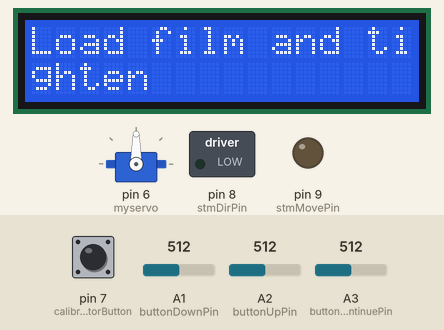
The sketch below on a simulated Arduino Uno, built with avr-gcc and run on an emulated ATmega328P. On the bench: 16×2 character LCD, servo, switched loads named in the sketch (green lamp = pin HIGH), output pins drawn as LEDs (lit = HIGH). Inputs (shaded band) come from the test bench; at power-on: A3 (buttonContinuePin) = 512, pin 7 (calibrateStepperMotorButton) LOW, A1 (buttonDownPin) = 512, A2 (buttonUpPin) = 512. What the sketch prints to the serial monitor is not drawn.

Above: at 1.2 s.
1.3 s: A3 (buttonContinuePin) set to 90
At 1.69 s:
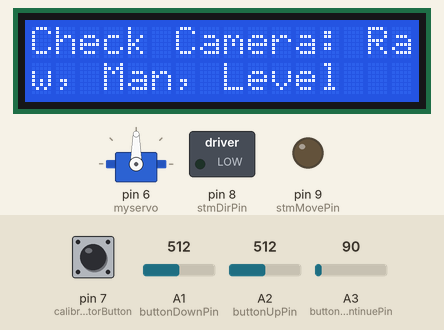
At 13.0 s:
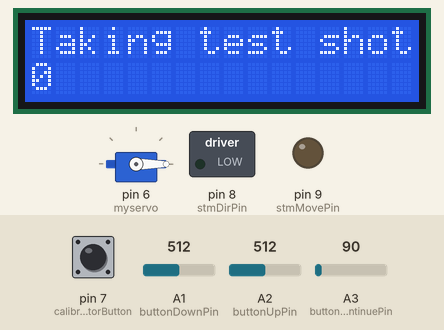
Timing chart, 0 to 14.5 s (numbered marks = the images above; inputs shaded):
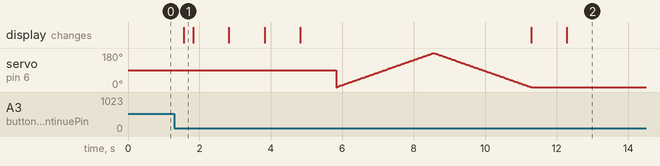

The sketch:

film_scanner_arduino.ino
```cpp
/* Film Scanner created by Travis Bumgarner */

// Libraries & Intialization
/*
   LCD RS pin to digital pin 12
   LCD Enable pin to digital pin 11
   LCD D4 pin to digital pin 2
   LCD D5 pin to digital pin 3
   LCD D6 pin to digital pin 4
   LCD D7 pin to digital pin 5
*/
#include <Servo.h>
Servo myservo;

#include <LiquidCrystal.h>
LiquidCrystal lcd(12, 11, 2, 3, 4, 5);

int buttonContinuePin = A3;
int buttonUpPin = A2;
int buttonDownPin = A1;
boolean buttonUp;
boolean buttonDown;
boolean buttonContinue;
int calibrateStepperMotorButton = 7;
int numberOfPhotosToScan;

int stmMovePin = 9;
int stmDirPin = 8;

/*********************************************************/
/***************  readInputButtons()  ********************/
/*********************************************************/
/*Reads the values of all the physical buttons in circuit*/
void readInputButtons(){
    int sum;
    buttonUp = LOW;
    buttonDown = LOW;
    buttonContinue =  LOW;
    if      (analogRead(buttonContinuePin)<100){buttonContinue = HIGH;}
    else if (analogRead(buttonUpPin)<100){buttonUp = HIGH;}
    else if (analogRead(buttonDownPin)<100){buttonDown = HIGH;}
    Serial.println(buttonContinue);
    Serial.println(analogRead(buttonContinuePin));
}
/*********************************************************/
/******************  wrapString()  ***********************/
/*********************************************************/
/*Wraps strings if they're longer than one line*/
void wrapString(String unwrappedString){
  String line2;
  lcd.clear();
  lcd.print(unwrappedString);
  if (unwrappedString.length()>16){
    line2 = unwrappedString.substring(16);
    lcd.setCursor(0,1);
    lcd.print(line2);
  }
}
/*********************************************************/
/*********************  moveStm()  ***********************/
/*********************************************************/
/*Moves stepper motor in a specific direction with setDirection*/
/*Moves stepper motor for a setDistance /*                                  */
void moveStm(boolean moveDirection=LOW, int moveDistance= 1350, int moveDelay=10) {
  //stmDirPin High = CCW, stmDirPin Low = CW
  //delay(1) - Very Fast, Delay(5) - OK, Delay(10) - Perfect
  //At 12V DC, 1350 Microsteps = 37.5mm of linear distance with
  //current 3d printed part which is distance between center of 2x 36mm
  //negative images.
  digitalWrite(stmDirPin, moveDirection);
  for(int moveCounter = 1; moveCounter <= moveDistance; moveCounter++){
    digitalWrite(stmMovePin, HIGH);
    delay(moveDelay);
    digitalWrite(stmMovePin, LOW);
    delay(moveDelay);
    Serial.println(moveCounter);
  }
  delay(7500); //Modify this value to have enough time to take a picture.
}
/*********************************************************/
/************  calibrateStepperMotor()  ******************/
/*********************************************************/
/*Simple button that moves stepper motor to where you want it to go*/
void calibrateStepperMotor() {
  digitalWrite(stmMovePin, HIGH);
  delay(5);
  digitalWrite(stmMovePin, LOW);
  delay(5);
}
/*********************************************************/
/***************  numberOfPhotos()  **********************/
/*********************************************************/
/*Declare number of negatives to scan */
/*void numberOfPhotos(){
    while(continueButtonValue != HIGH){
        readInputButtons();
        lcd.setCursor(0,0);
        lcd.print("Negatives QTY:");
        if(buttonSetValue == HIGH){ //* Declare buttonSetValue
            return;
        }
        if(buttonUp == HIGH) {numberOfPhotosToScan++;}
        else if (buttonDown == HIGH)    {numberOfPhotosToScan--;}
        }
        lcd.setCursor(0,1);
        lcd.print(numberOfPhotosToScan); //Change to variables
        delay(50);
    }
}
*/
/*********************************************************/
/***************  takePicture()  *************************/
/*********************************************************/
/* Script for using RX100 to take a picture */
void takePicture(){
  int pos = 0;
  for (pos = 0; pos <= 180; pos += 1) { // goes from 0 degrees to 180 degrees
    // in steps of 1 degree
    myservo.write(pos);              // tell servo to go to position in variable 'pos'
    delay(15);                       // waits 15ms for the servo to reach the position
  }
  for (pos = 180; pos >= 0; pos -= 1) { // goes from 180 degrees to 0 degrees
    myservo.write(pos);              // tell servo to go to position in variable 'pos'
    delay(15);                       // waits 15ms for the servo to reach the position
  }
}
/*********************************************************/
/************  systemStartupChecks()  ********************/
/*********************************************************/

void systemStartupChecks(){
  int currentCheck = 0;
  int totalChecks = 3; //Total checks is the number of steps to run through
  while (currentCheck < totalChecks){
    readInputButtons();
    if (currentCheck == 0){
      wrapString("Load film and tighten");
      while(buttonContinue != HIGH){
        readInputButtons();
        if (digitalRead(calibrateStepperMotorButton) == 1) {
          calibrateStepperMotor();
          Serial.println(digitalRead(calibrateStepperMotorButton));
        }
        }
      currentCheck++;
      delay(250);
      }
    else if (currentCheck == 1){
      wrapString("Check Camera: Raw, Man, Level");
      while(buttonContinue != HIGH){readInputButtons();}
      currentCheck++;
      delay(250);
    }
    else if (currentCheck == 2){
      lcd.clear();
      lcd.print("Taking test shot");
      for(int seconds = 5; seconds >=0; seconds--){
        lcd.setCursor(0,1);
        lcd.print(seconds);
        delay(1000);
        if (seconds ==2){
          takePicture();
        }
      }

      while(buttonContinue != HIGH){readInputButtons();}
      currentCheck++;
      delay(250);
    }
  }
}

/*********************************************************/
/******************  setup()  ****************************/
/*********************************************************/

void setup() {
  lcd.begin(16, 2);
  myservo.attach(6);
  pinMode(buttonContinue, INPUT);
  pinMode(calibrateStepperMotorButton, INPUT);
  Serial.begin(9600);
  pinMode(stmDirPin, OUTPUT);
  pinMode(stmMovePin, OUTPUT);
  digitalWrite(stmDirPin, LOW);
  digitalWrite(stmMovePin, LOW);
  Serial.begin(9600);
}

/*********************************************************/
/******************  loop()  *****************************/
/*********************************************************/
void loop() {
  systemStartupChecks();
  delay(5000);
  /*while (continueButtonValue != 1) {
    if (digitalRead(calibrateStepperMotorButton) == HIGH) {
      calibrateStepperMotor();
    }
  }*/
}
```

Measured:
- after the input at 1.3 s, the display: changes after 0.27 s (image 1)
